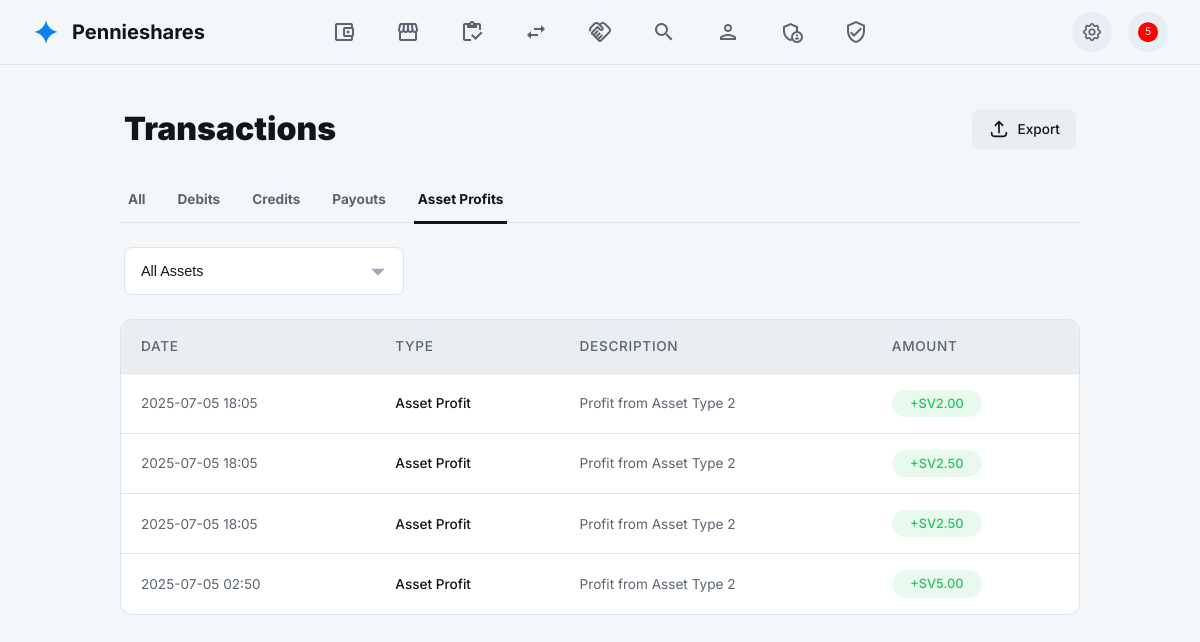
Page /transactions?type=asset_profit (signed in) on the committed database.
### tables this page shows
CREATE TABLE wallet_transactions (
        id INTEGER PRIMARY KEY AUTOINCREMENT,
        user_id INTEGER NOT NULL,
        type TEXT NOT NULL, -- e.g., 'credit', 'debit', 'transfer_in', 'transfer_out', 'asset_profit'
        amount DECIMAL(10, 2) NOT NULL,
        description TEXT,
        created_at DATETIME DEFAULT CURRENT_TIMESTAMP,
        FOREIGN KEY(user_id) REFERENCES users(id) ON DELETE CASCADE
    );

### src/functions.php (called while the page is built, shortened)
<?php
function getPaginatedWalletTransactions($pdo, $userId, $limit, $offset, $type = null) {
    $sql = "SELECT * FROM wallet_transactions WHERE user_id = ?";
    $params = [$userId];
    if ($type && $type !== 'all') {
        if ($type === 'payout') {
            $sql .= " AND (type = 'payout' OR type = 'transfer_out')";
        } elseif ($type === 'credit') {
            $sql .= " AND (type = 'credit' OR type = 'transfer_in')";
        } else {
            $sql .= " AND type = ?";
            $params[] = $type;
        }
    }
    $sql .= " ORDER BY created_at DESC LIMIT ? OFFSET ?";
    $params[] = $limit;
    $params[] = $offset;
    $stmt = $pdo->prepare($sql);
    $stmt->execute($params);
    return $stmt->fetchAll(PDO::FETCH_ASSOC);
}
?>

### pages/transactions.php (the view, shortened to what this page needs)
<?php
require_once __DIR__ . '/../src/functions.php';
$loggedInUser = $_SESSION['user'];
$loggedInUserId = $loggedInUser['id'];
$transactions_per_page = 12;
$current_page = isset($_GET['page']) && is_numeric($_GET['page']) ? (int)$_GET['page'] : 1;
$offset = ($current_page - 1) * $transactions_per_page;
$filter_type = isset($_GET['type']) ? $_GET['type'] : 'all';
$transactions = getPaginatedWalletTransactions($pdo, $loggedInUserId, $transactions_per_page, $offset, $filter_type);
require_once __DIR__ . '/../assets/template/intro-template.php';
?>
<main>
    <div class="container">
        <div class="page-header">
            <h1 class="page-title">Transactions</h1>
            <button class="btn" id="export-btn">
                <svg class="icon" xmlns="http://www.w3.org/2000/svg" fill="none" viewBox="0 0 24 24" stroke="currentColor"><path stroke-linecap="round" stroke-linejoin="round" d="M4 16v1a3 3 0 003 3h10a3 3 0 003-3v-1m-4-8l-4-4m0 0L8 8m4-4v12" /></svg>
                <span>Export</span>
            </button>
        </div>
        <div class="tabs-nav" id="tabs-container">
            <a href="?type=all" class="tab-link <?php echo ($filter_type == 'all') ? 'active' : ''; ?>" data-filter="all">All</a>
            <a href="?type=debit" class="tab-link <?php echo ($filter_type == 'debit') ? 'active' : ''; ?>" data-filter="debit">Debits</a>
            <a href="?type=credit" class="tab-link <?php echo ($filter_type == 'credit') ? 'active' : ''; ?>" data-filter="credit">Credits</a>
            <a href="?type=payout" class="tab-link <?php echo ($filter_type == 'payout') ? 'active' : ''; ?>" data-filter="payout">Payouts</a>
            <a href="?type=asset_profit" class="tab-link <?php echo ($filter_type == 'asset_profit') ? 'active' : ''; ?>" data-filter="asset_profit">Asset Profits</a>
        </div>
        <div class="filter-controls">
            <select class="form-select" aria-label="Filter by asset">
                <option value="all">All Assets</option>
            </select>
        </div>
        <div class="table-container">
            <table class="history-table">
                <thead>
                    <tr>
                        <th>Date</th>
                        <th>Type</th>
                        <th>Description</th>
                        <th>Amount</th>
                    </tr>
                </thead>
                <tbody id="history-table-body">
                    <?php foreach ($transactions as $transaction): ?>
                        <tr data-type="<?php echo htmlspecialchars($transaction['type']); ?>">
                            <td><?php echo htmlspecialchars(date('Y-m-d H:i', strtotime($transaction['created_at']))); ?></td>
                            <td class="text-main"><?php echo htmlspecialchars(ucwords(str_replace(['_', 'transfer_in', 'transfer_out'], [' ', 'credit', 'payout'], $transaction['type']))); ?></td>
                            <td><?php echo htmlspecialchars($transaction['description']); ?></td>
                            <td>
                                <span class="status-badge <?php echo htmlspecialchars($transaction['type']); ?>">
                                    <?php echo ($transaction['type'] === 'debit' || $transaction['type'] === 'transfer_out' || $transaction['type'] === 'payout') ? '-' : '+'; ?>SV<?php echo number_format(abs($transaction['amount']), 2); ?>
                                </span>
                            </td>
                        </tr>
                    <?php endforeach; ?>
                </tbody>
            </table>
        </div>
    </div>
</main>
<?php
require_once __DIR__ . '/../assets/template/end-template.php';
?>

### assets/template/intro-template.php (style rules this page uses)
:root { --font-primary: 'Inter', 'Noto Sans', sans-serif; --bg-primary-light: #f4f7fa; --bg-secondary-light: #ffffff; --bg-tertiary-light: #e9eef2; --text-primary-light: #111418; --text-secondary-light: #5a6470; --border-color-light: #dde3e9; --accent-color-light: #0c7ff2; --accent-text-light: #ffffff; --bg-primary-dark: #111418; --bg-secondary-dark: #1b2127; --bg-tertiary-dark: #283039; --text-primary-dark: #ffffff; --text-secondary-dark: #9cabba; --border-color-dark: #3b4754; --accent-color-dark: #0c7ff2; --accent-text-dark: #ffffff; --bg-primary: var(--bg-primary-light); --bg-secondary: var(--bg-secondary-light); --bg-tertiary: var(--bg-tertiary-light); --text-primary: var(--text-primary-light); --text-secondary: var(--text-secondary-light); --border-color: var(--border-color-light); --accent-color: var(--accent-color-light); --accent-text: var(--accent-text-light); }
*, *::before, *::after { box-sizing: border-box; margin: 0; padding: 0; }
body { font-family: var(--font-primary); background-color: var(--bg-primary); color: var(--text-primary); min-height: 100vh; font-size: 16px; line-height: 1.5; transition: background-color 0.3s ease, color 0.3s ease; overflow-x: hidden; }
a { text-decoration: none; color: inherit; transition: color 0.2s ease; }
button { font-family: inherit; cursor: pointer; border: none; background: none; color: inherit; }
.icon { width: 24px; height: 24px; stroke-width: 2; display: inline-block; vertical-align: middle; }

### rows in the picture
wallet_transactions: created_at "2025-07-05 18:05", type "Asset Profit", description "Profit from Asset Type 2", amount "2.00"
wallet_transactions: created_at "2025-07-05 18:05", type "Asset Profit", description "Profit from Asset Type 2", amount "2.50"
wallet_transactions: created_at "2025-07-05 18:05", type "Asset Profit", description "Profit from Asset Type 2", amount "2.50"
wallet_transactions: created_at "2025-07-05 02:50", type "Asset Profit", description "Profit from Asset Type 2", amount "5.00"
